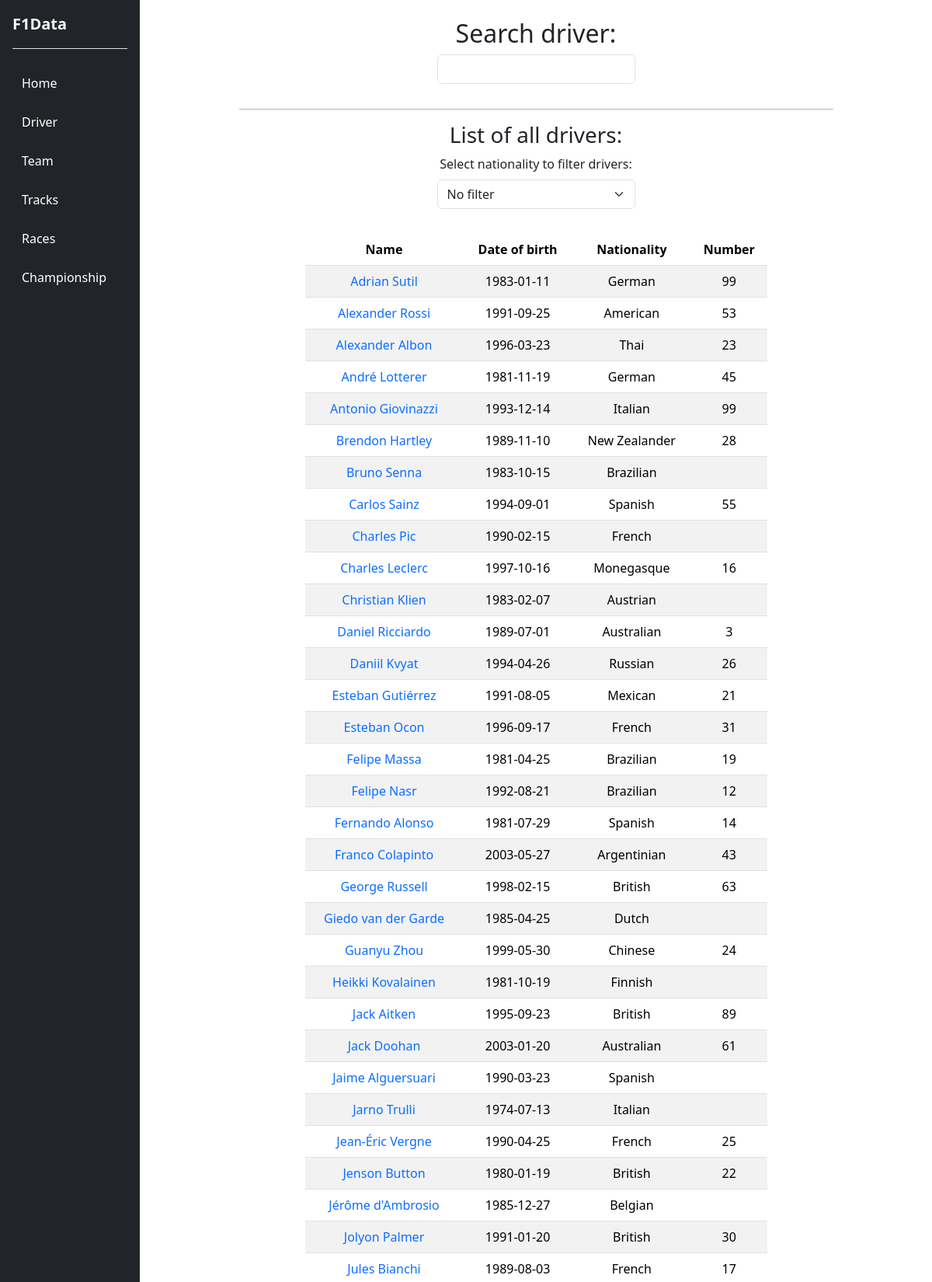
The app's page /driver.php?page=list (upper part) with its own data.
### tables this page shows
CREATE TABLE Driver (
    idDriver INT NOT NULL AUTO_INCREMENT,
    driverName VARCHAR(255) NOT NULL,
    driverSurname VARCHAR(255) NOT NULL,
    raceNumber INT,
    driverBirth DATE,
    driverNationality VARCHAR(255),
    PRIMARY KEY (idDriver)
);

### driver.php (called while the page is built, shortened)
<?php
require_once 'bootstrap.php';
require 'template/base.php';

### db/database.php (called while the page is built, shortened)
<?php
class DatabaseHelper
{
    private $db;
    public function __construct($servername, $username, $password, $dbname, $port)
    {
        $this->db = new mysqli($servername, $username, $password, $dbname, $port);
    }
    public function getAllDriver()
    {
        $stmt = $this->db->prepare("SELECT * FROM Driver ORDER BY driverName");
        $stmt->execute();
        $result = $stmt->get_result();
        return $result->fetch_all(MYSQLI_ASSOC);
    }
}

### bootstrap.php (called while the page is built, shortened)
<?php
require "db/database.php";
$db = new DatabaseHelper("localhost", "root", "", "F1Database", 3306);

### template/driver/driverListPage.php (the view, shortened to what this page needs)
<main class="float-end d-flex align-items-center flex-column overflow-auto text-center">
    <?php
    $drivers = $db->getAllDriver();
    ?>
        <div class="col-3 text-center mt-4">
            <h2>Search driver:</h2>
            <div class="d-flex justify-content-center mb-3">
                <div class="driverSearchDiv align-items-center">
                    <label for="searchDriver" class="">
                        <input type="text" name="searchDriver" class="form-control w-100" id="searchDriver">
                    </label>
                </div>
            </div>
        </div>
        <h3 class="mt-3 pt-3 w-75 border-top border-dark-subtle">List of all drivers:</h3>
        <label for="filterSelect">Select nationality to filter drivers: </label>
        <select class="form-select my-2 col-3 w-25" name="filterSelect" id="nationalitySelect">
            <option selected>No filter</option>
        </select>
        <div class="tableDiv col-7 mt-4">
            <table class="table text-center table-striped" id="allDriverTable">
                <thead class="sticky-top z-0">
                    <tr>
                        <th scope="col">Name</th>
                        <th scope="col">Date of birth</th>
                        <th scope="col">Nationality</th>
                        <th scope="col">Number</th>
                    </tr>
                </thead>
                <tbody id="driverTableBody">
                    <?php foreach($drivers as $driver): ?>
                    <tr>
                        <td><a href="./driver.php?page=detail&driverId=<?php echo $driver['idDriver']; ?>"><?php echo $driver['driverName'] . ' ' . $driver['driverSurname']; ?></a></td>
                        <td><?php echo $driver['driverBirth']; ?></td>
                        <td><?php echo $driver['driverNationality']; ?></td>
                        <td><?php echo $driver['raceNumber']; ?></td>
                    </tr>
                    <?php endforeach; ?>
                </tbody>
            </table>
        </div>
    </main>

### style/style.css (style rules this page uses)
body { margin: 0; overflow-y: hidden; }
table a { text-decoration: none; }
main { width: 85%; height: 100vh; }
.tableDiv { max-height: 60%; overflow: auto; }

### records on screen
driver: driverName "Adrian", driverSurname "Sutil", driverBirth "1983-01-11", driverNationality "German", raceNumber "99"
driver: driverName "Alexander", driverSurname "Rossi", driverBirth "1991-09-25", driverNationality "American", raceNumber "53"
driver: driverName "Alexander", driverSurname "Albon", driverBirth "1996-03-23", driverNationality "Thai", raceNumber "23"
driver: driverName "André", driverSurname "Lotterer", driverBirth "1981-11-19", driverNationality "German", raceNumber "45"
driver: driverName "Antonio", driverSurname "Giovinazzi", driverBirth "1993-12-14", driverNationality "Italian", raceNumber "99"
driver: driverName "Brendon", driverSurname "Hartley", driverBirth "1989-11-10", driverNationality "New Zealander", raceNumber "28"
driver: driverName "Bruno", driverSurname "Senna", driverBirth "1983-10-15", driverNationality "Brazilian"
driver: driverName "Carlos", driverSurname "Sainz", driverBirth "1994-09-01", driverNationality "Spanish", raceNumber "55"
driver: driverName "Charles", driverSurname "Pic", driverBirth "1990-02-15", driverNationality "French"
driver: driverName "Charles", driverSurname "Leclerc", driverBirth "1997-10-16", driverNationality "Monegasque", raceNumber "16"
driver: driverName "Christian", driverSurname "Klien", driverBirth "1983-02-07", driverNationality "Austrian"
driver: driverName "Daniel", driverSurname "Ricciardo", driverBirth "1989-07-01", driverNationality "Australian", raceNumber "3"
driver: driverName "Daniil", driverSurname "Kvyat", driverBirth "1994-04-26", driverNationality "Russian", raceNumber "26"
driver: driverName "Esteban", driverSurname "Gutiérrez", driverBirth "1991-08-05", driverNationality "Mexican", raceNumber "21"
driver: driverName "Esteban", driverSurname "Ocon", driverBirth "1996-09-17", driverNationality "French", raceNumber "31"
driver: driverName "Felipe", driverSurname "Massa", driverBirth "1981-04-25", driverNationality "Brazilian", raceNumber "19"
driver: driverName "Felipe", driverSurname "Nasr", driverBirth "1992-08-21", driverNationality "Brazilian", raceNumber "12"
driver: driverName "Fernando", driverSurname "Alonso", driverBirth "1981-07-29", driverNationality "Spanish", raceNumber "14"
driver: driverName "Franco", driverSurname "Colapinto", driverBirth "2003-05-27", driverNationality "Argentinian", raceNumber "43"
driver: driverName "George", driverSurname "Russell", driverBirth "1998-02-15", driverNationality "British", raceNumber "63"
driver: driverName "Giedo", driverSurname "van der Garde", driverBirth "1985-04-25", driverNationality "Dutch"
driver: driverName "Guanyu", driverSurname "Zhou", driverBirth "1999-05-30", driverNationality "Chinese", raceNumber "24"
driver: driverName "Heikki", driverSurname "Kovalainen", driverBirth "1981-10-19", driverNationality "Finnish"
driver: driverName "Jack", driverSurname "Aitken", driverBirth "1995-09-23", driverNationality "British", raceNumber "89"
driver: driverName "Jack", driverSurname "Doohan", driverBirth "2003-01-20", driverNationality "Australian", raceNumber "61"
driver: driverName "Jaime", driverSurname "Alguersuari", driverBirth "1990-03-23", driverNationality "Spanish"
driver: driverName "Jarno", driverSurname "Trulli", driverBirth "1974-07-13", driverNationality "Italian"
driver: driverName "Jean-Éric", driverSurname "Vergne", driverBirth "1990-04-25", driverNationality "French", raceNumber "25"
driver: driverName "Jenson", driverSurname "Button", driverBirth "1980-01-19", driverNationality "British", raceNumber "22"
driver: driverName "Jérôme", driverSurname "d'Ambrosio", driverBirth "1985-12-27", driverNationality "Belgian"
driver: driverName "Jolyon", driverSurname "Palmer", driverBirth "1991-01-20", driverNationality "British", raceNumber "30"
driver: driverName "Jules", driverSurname "Bianchi", driverBirth "1989-08-03", driverNationality "French", raceNumber "17"
